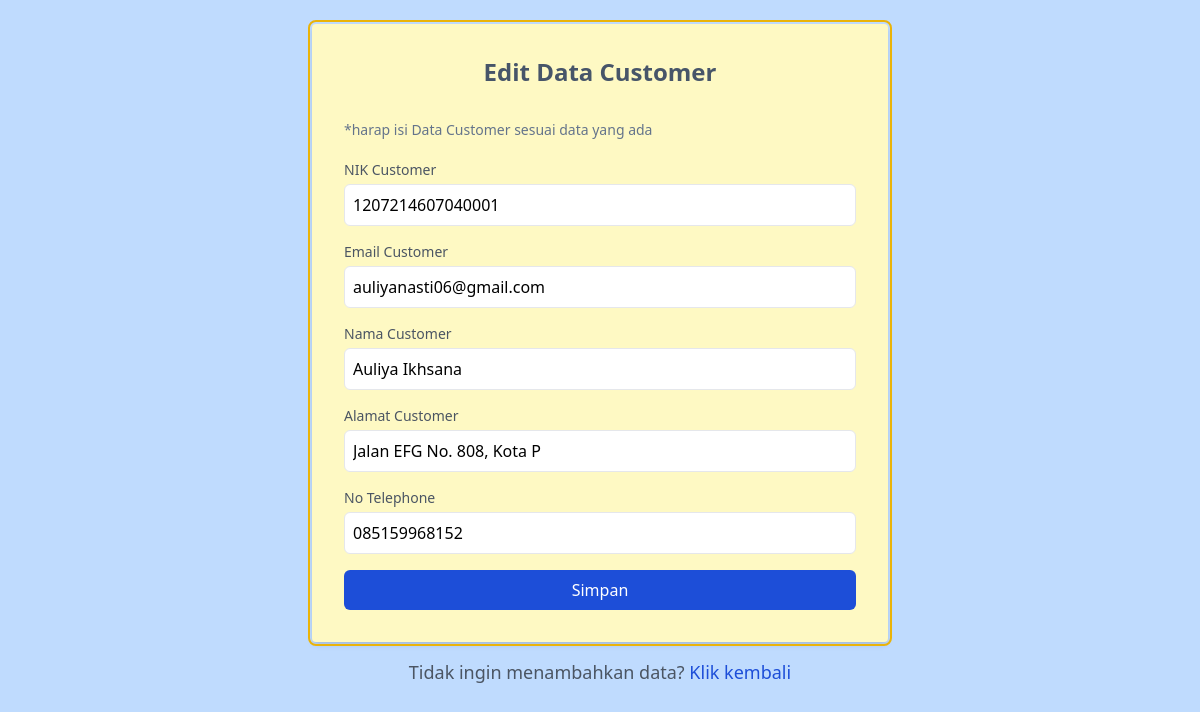
Page /admin/build/pages/function/editcustomer.php?id=161282 on the committed database.
### tables this page shows
CREATE TABLE `user` (
  `user_id` int(11) NOT NULL DEFAULT 0,
  `nik` varchar(20) DEFAULT NULL,
  `email` varchar(100) NOT NULL,
  `nama` varchar(100) NOT NULL,
  `alamat` varchar(255) NOT NULL,
  `no_telepon` varchar(20) NOT NULL
);

### admin/build/pages/function/editcustomer.php (the view, shortened to what this page needs)
<?php
require "koneksi.php";
$user_id = $_GET["id"];
$sql = "SELECT * FROM user WHERE user_id = '$user_id'";
$hasil = $conn->query($sql);
?>
<!DOCTYPE html>
<html lang="en">
<head>
    <script src="https://cdn.tailwindcss.com"></script>
</head>
<body class="bg-blue-200 p-6">
        <?php while ($cst = $hasil->fetch_assoc()) { ?>
        <div class="max-w-xl mx-auto  rounded p-8 shadow-md outline outline-2  outline-offset-2 outline-yellow-500 bg-yellow-100">
            <h2 class="text-2xl font-bold mb-8 text-slate-600 text-center ">Edit Data Customer</h2>
            <h6 class="mb-5 text-sm text-slate-500 ">*harap isi Data Customer sesuai data yang ada</h6>
            <form action="" method="post" class="space-y-4 ">
                <div>
                    <label for="nik" class="block text-sm font-medium text-gray-600">NIK Customer</label>
                    <input type="text" id="nik" name="nik" class="mt-1 p-2 w-full border rounded-md "  value="<?php echo $cst['nik']; ?>">
                </div>
            <div>
                <label for="email" class="block text-sm font-medium text-gray-600">Email Customer</label>
                <input type="text" id="email" name="email"
                    class="mt-1 p-2 w-full border rounded-md" value="<?php echo $cst['email']; ?>" required>
            </div>
            <div>
                <label for="nama" class="block text-sm font-medium text-gray-600">Nama Customer</label>
                <input type="text" id="nama" name="nama" class="mt-1 p-2 w-full border rounded-md" value="<?php echo $cst['nama']; ?>"
                    required>
            </div>
            <div>
                <label for="alamat" class="block text-sm font-medium text-gray-600">Alamat Customer</label>
                <input type="text" id="alamat_customer" name="alamat" class="mt-1 p-2 w-full border rounded-md" value="<?php echo $cst['alamat']; ?>"
                    required>
            </div>
            <div>
                <label for="no_telepon" class="block text-sm font-medium text-gray-600">No Telephone</label>
                <input type="text" id="no_teleponr" name="no_telepon" class="mt-1 p-2 w-full border rounded-md" value="<?php echo $cst['no_telepon']; ?>" required>
            </div>
                <div>
                    <button type="submit" name="ubah" class="w-full bg-blue-700 text-white p-2 rounded-md hover:bg-blue-300">Simpan</button>
                </div>
            </form>
        </div>
        <p class="mt-4 text-lg text-gray-600 text-center">Tidak ingin menambahkan data? <a href="../datacustomer.php" class="text-blue-700 no-underline hover:underline">Klik kembali</a></p>
</body>
<?php
    }
?>
</html>

### rows in the picture
user: nik "1207214607040001", email "auliyanasti06@gmail.com", nama "Auliya Ikhsana", alamat "Jalan EFG No. 808, Kota P", no_telepon "085159968152"
